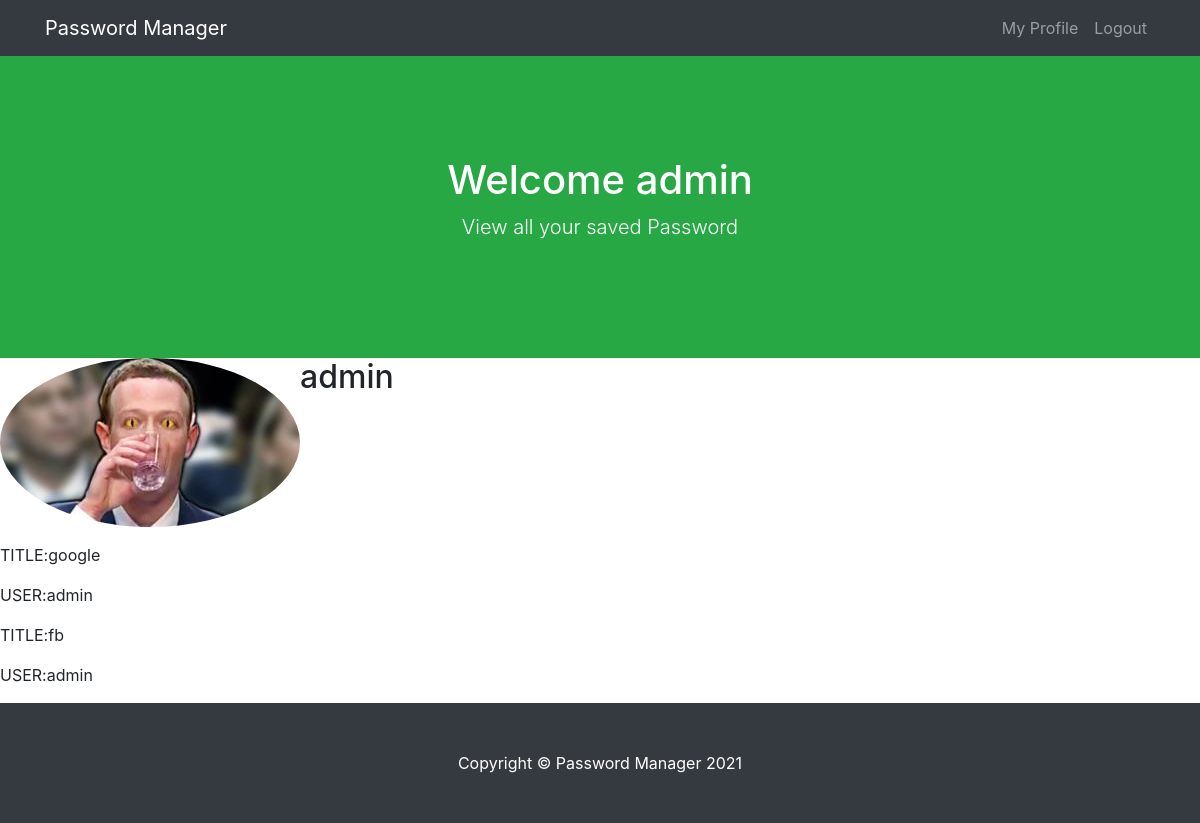
The app's page /profile/ (signed in), older data.
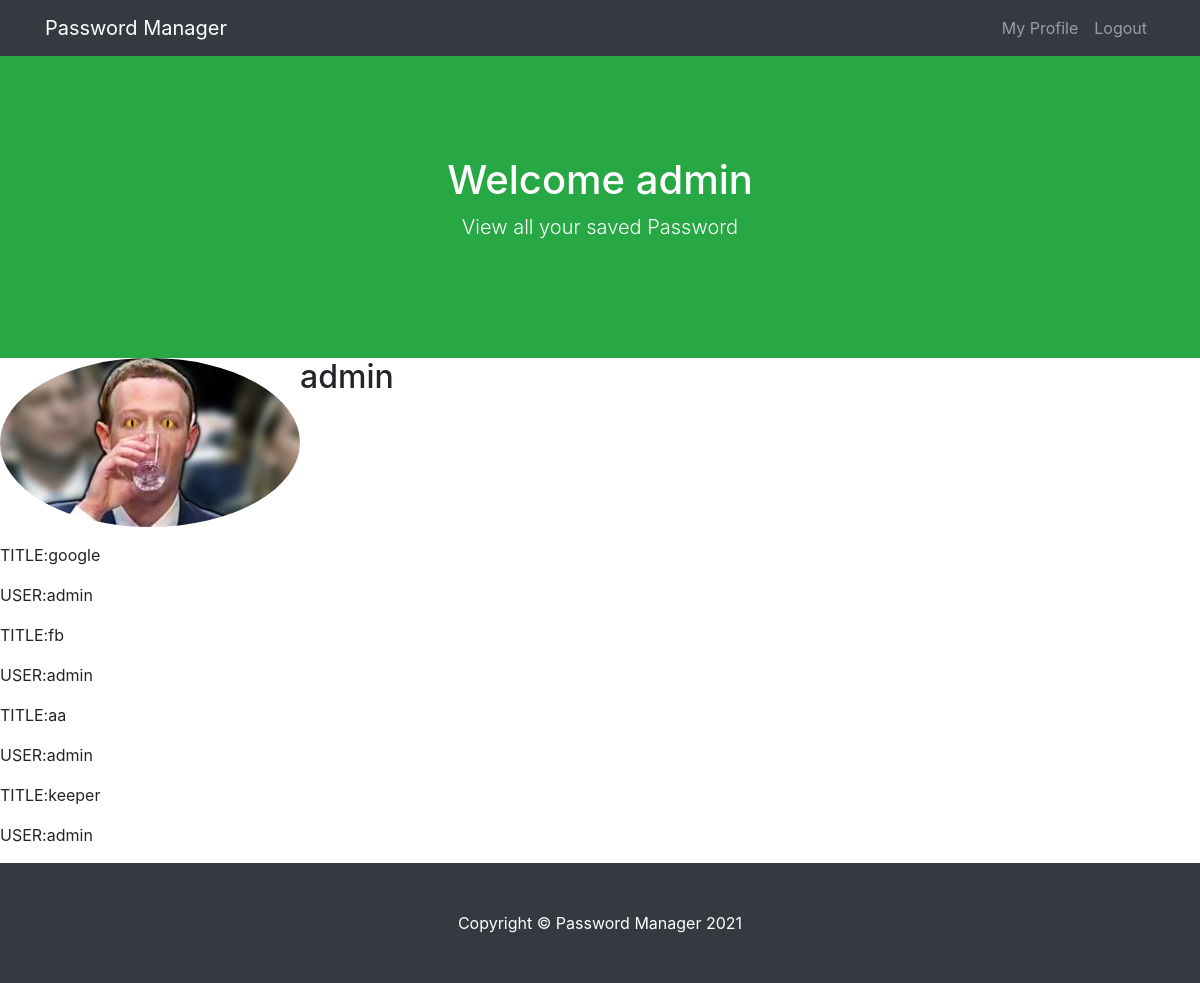
The same page, newer data.
### home/models.py (models this page shows, shortened)
class Password(models.Model):
    title = models.CharField(max_length=122)
    website = models.CharField(max_length=122)
    user = models.CharField(max_length=122)
    myRange=models.CharField(max_length=122)
    wpass=models.CharField(max_length=100,default="l")
    pass_author=models.ForeignKey(User,on_delete=models.CASCADE,related_name='+')

### home/views.py (the view)
# urls.py: path('profile/', views.profilePage, name='profilePage'),
@login_required
def profilePage(request):
    log_user=request.user
    user_post=Password.objects.filter(pass_author=log_user)
    return render(request,'profile.html',{"user_post":user_post})

### templates/profile.html (shortened to what this page needs)
{% extends 'base.html' %}
{% block header %}
    <header class="bg-success text-white">
        <div class="container text-center">
            <h1>Welcome {{user}}</h1>
            <p class="lead">View all your saved Password</p>
        </div>
    </header>
    {% endblock header %}
   {% block body %}
   <div class="content-section">
  <div class="media">
    <img class="rounded-circle account-img" src="{{ user.profile.image.url }}">
    <div class="media-body">
      <h2 class="account-heading">{{user.username}}</h2>
    </div>
  </div>
    <p>{% for i in user_post %}
<p>TITLE:{{i.title}}</p>
<p>USER:{{i.pass_author}}</p>
{% endfor %}
</p>
{% endblock body %}

Row changes from the older to the newer data that the page shows:
added Password: title "aa", pass_author "admin"
added Password: title "keeper", pass_author "admin"
